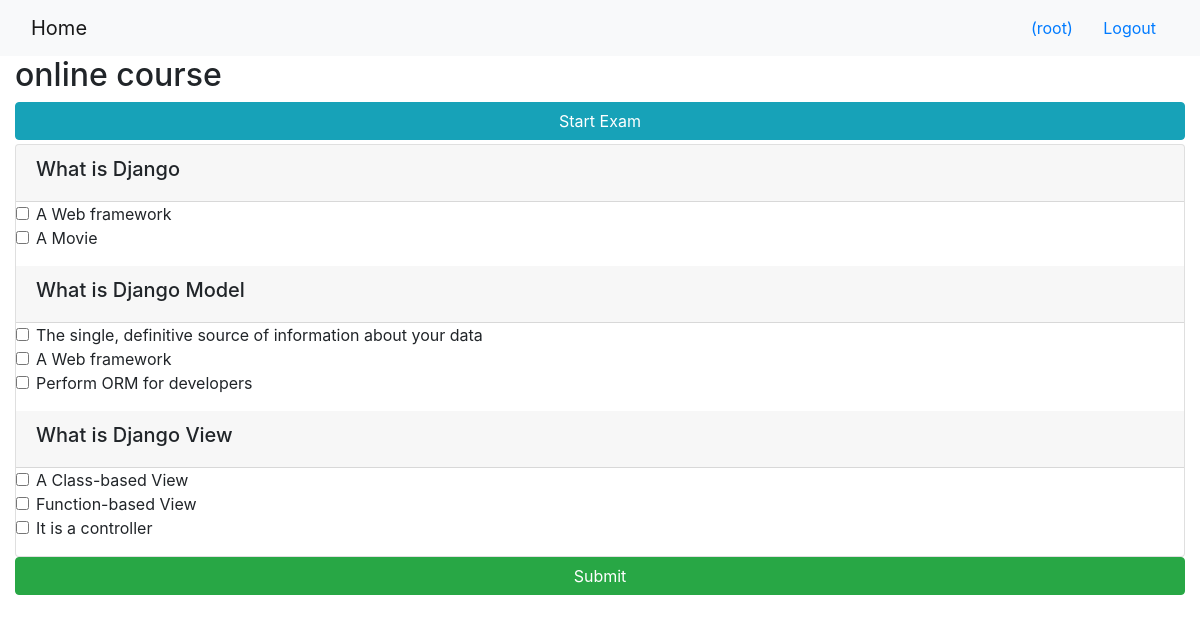
/onlinecourse/1/ (signed in), run on the app's committed database.
### onlinecourse/models.py (models this page shows, shortened)
class Course(models.Model):
    name = models.CharField(null=False, max_length=30, default='online course')
    image = models.ImageField(upload_to='course_images/')
    description = models.CharField(max_length=1000)
    pub_date = models.DateField(null=True)
    instructors = models.ManyToManyField(Instructor)
    users = models.ManyToManyField(settings.AUTH_USER_MODEL, through='Enrollment')
    total_enrollment = models.IntegerField(default=0)
    is_enrolled = False

class Question(models.Model):
    lesson = models.ForeignKey(Lesson, on_delete=models.CASCADE)
    question_text = models.CharField(max_length=1000)
    mark = models.FloatField(default=0.0)

class Choice(models.Model):
    question = models.ForeignKey(Question, on_delete=models.CASCADE)
    choice = models.CharField(max_length=1000)
    is_correct = models.BooleanField(default=False)

class Lesson(models.Model):
    title = models.CharField(max_length=200, default="title")
    order = models.IntegerField(default=0)
    course = models.ForeignKey(Course, on_delete=models.CASCADE)
    content = models.TextField()

### onlinecourse/views.py (the view)
# urls.py: path('<int:pk>/', views.CourseDetailView.as_view(), name='course_details'),
class CourseDetailView(generic.DetailView):
    model = Course
    template_name = 'onlinecourse/course_detail_bootstrap.html'

### onlinecourse/templates/onlinecourse/course_detail_bootstrap.html (shortened to what this page needs)
<!DOCTYPE html>
<html lang="en">
<head>
     {% load static %}
    <link rel="stylesheet" href="https://maxcdn.bootstrapcdn.com/bootstrap/4.5.2/css/bootstrap.min.css">
</head>
<body>
    <nav class="navbar navbar-light bg-light">
        <div class="container-fluid">
            <div class="navbar-header">
                  <a class="navbar-brand" href="{% url 'onlinecourse:index' %}">Home</a>
            </div>
            <ul class="nav navbar-nav navbar-right">
                {% if user.is_authenticated %}
                <li>
                    <a class="btn btn-link" href="#">{{ user.first_name }}({{ user.username }})</a>
                    <a class="btn btn-link" href="{% url 'onlinecourse:logout' %}">Logout</a>
                </li>
                {% endif %}
            </ul>
        </div>
    </nav>
    <div class="container-fluid">
            <h2>{{ course.name }}</h2>
            <button class="btn btn-info btn-block" data-toggle="collapse" data-target="#questionform">Start Exam</button>
            {% if user.is_authenticated %}
                <form id="questionform" action="submit/" method="post">
                    {% for lesson in course.lesson_set.all %}
                        <div class="card mt-1">
                        {% for question in lesson.question_set.all %}
                                <div class="card-header"><h5>{{ question.question_text}}</h5></div>
                                <div class="form-group">
                                    {% for choice in question.choice_set.all %}
                                    <div class="form-check">
                                        <label class="form-check-label">
                                            <input type="checkbox" name="choice_{{choice.id}}"
                                                    class="form-check-input" id="{{choice.id}}"
                                                    value="{{choice.id}}">{{ choice.choice }}
                                        </label>
                                    </div>
                                    {% endfor %}
                                </div>
                        {% endfor %}
                        </div>
                        <input class="btn btn-success btn-block" type="submit" value="Submit">
                    {% endfor %}
                </form>
            {% else %}
                <div><br>
                    <p>You need to be logged in to access this content.</p>
                </div>
            {% endif %}
    </div>
</body>
</html>

### data on the page
Course: name "online course"
Question: question_text "What is Django"
Choice: choice "A Web framework"
Choice: choice "A Movie"
Question: question_text "What is Django Model"
Choice: choice "The single, definitive source of information about your data"
Choice: choice "A Web framework"
Choice: choice "Perform ORM for developers"
Question: question_text "What is Django View"
Choice: choice "A Class-based View"
Choice: choice "Function-based View"
Choice: choice "It is a controller"

### other printed values
{{ user.username }} "root"
